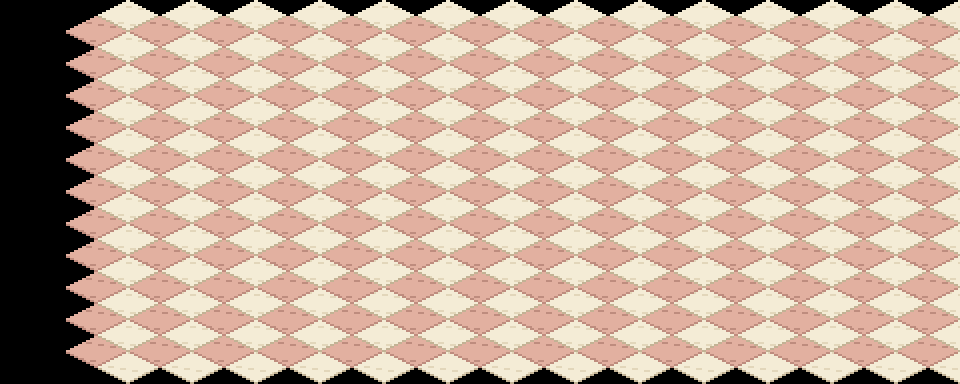

This game map was drawn from its Tiled (.tmx) file and the tilesets committed beside it. A one-line description and the full map source follow:
An orthogonal 15x12 tile map with 64x32 px tiles, 1 tile layer (suelo).

<map version="1.10" orientation="orthogonal" renderorder="right-down" width="15" height="12" tilewidth="64" tileheight="32" infinite="0" nextlayerid="2" nextobjectid="1">
 <tileset firstgid="1" name="terreno_mundo" tilewidth="128" tileheight="64" tilecount="203" columns="8">
  <image source="../textures/../textures/terreno_mundo.png" width="1024" height="1664" />
 </tileset>
 <layer id="1" name="suelo" width="15" height="12">
  <data encoding="csv">
0,0,0,0,0,0,0,0,0,0,0,0,0,0,0,
0,164,164,164,164,164,164,164,164,164,164,164,164,164,164,
0,164,164,164,164,164,164,164,164,164,164,164,164,164,164,
0,164,164,164,164,164,164,164,164,164,164,164,164,164,164,
0,164,164,164,164,164,164,164,164,164,164,164,164,164,164,
0,164,164,164,164,164,164,164,164,164,164,164,164,164,164,
0,164,164,164,164,164,164,164,164,164,164,164,164,164,164,
0,164,164,164,164,164,164,164,164,164,164,164,164,164,164,
0,164,164,164,164,164,164,164,164,164,164,164,164,164,164,
0,164,164,164,164,164,164,164,164,164,164,164,164,164,164,
0,164,164,164,164,164,164,164,164,164,164,164,164,164,164,
0,164,164,164,164,164,164,164,164,164,164,164,164,164,164
</data>
 </layer>
</map>
